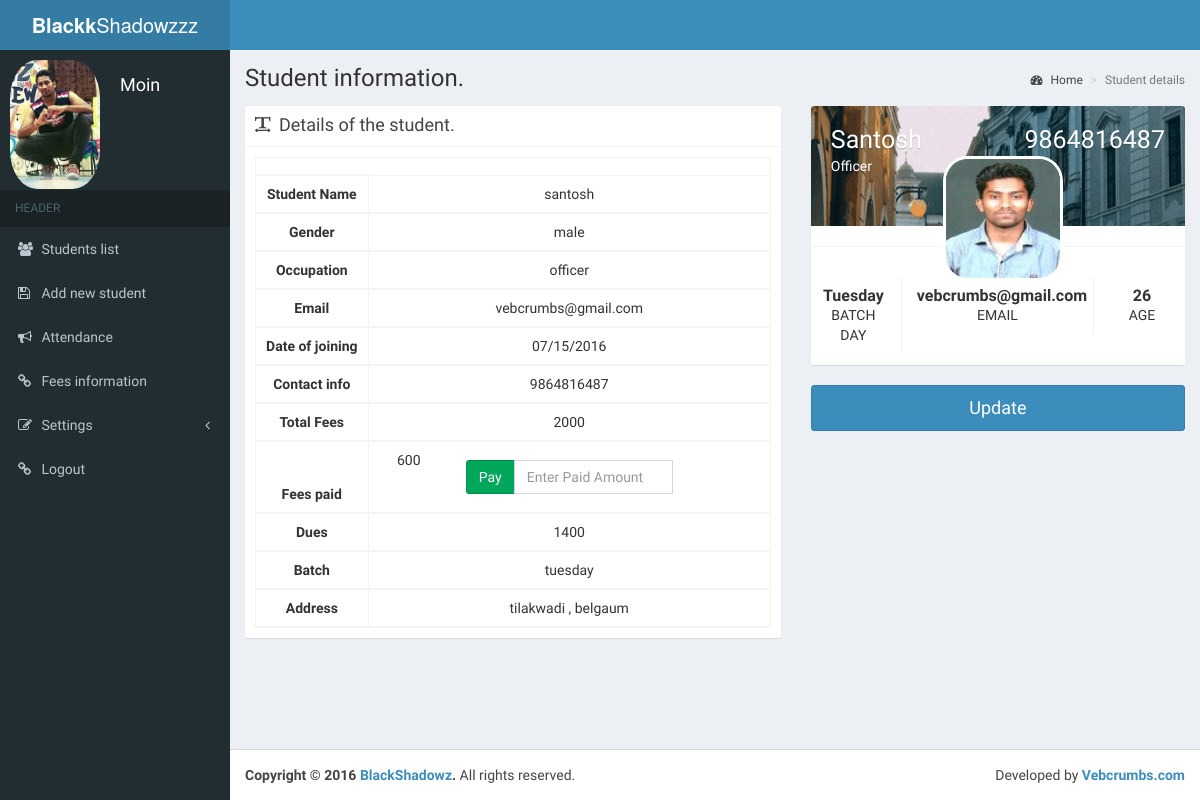
The app's page /pages/student/viewdetail.php?id=16 (signed in) with its own data.
### tables this page shows
CREATE TABLE IF NOT EXISTS `student_info` (
`id` int(11) NOT NULL,
  `name` varchar(30) NOT NULL,
  `email` varchar(30) NOT NULL,
  `contact` varchar(30) NOT NULL,
  `age` int(11) NOT NULL,
  `doj` varchar(30) NOT NULL,
  `totalfees` int(11) NOT NULL,
  `feespaid` int(11) NOT NULL,
  `address` varchar(50) NOT NULL,
  `myfile` varchar(30) NOT NULL,
  `batch` varchar(50) NOT NULL,
  `gender` varchar(10) NOT NULL,
  `occupation` varchar(100) NOT NULL
);

### pages/student/viewdetail.php (the view, shortened to what this page needs)
<!DOCTYPE html>
<html>
<head>
  <link rel="stylesheet" href="../../bootstrap/css/bootstrap.min.css">
  <link rel="stylesheet" href="../../plugins/font-awesome.min.css">
  <link rel="stylesheet" href="../../plugins/ionicons.min.css">
  <link rel="stylesheet" href="../../plugins/datepicker/datepicker3.css">
  <link rel="stylesheet" href="../../plugins/datatables/dataTables.bootstrap.css">
  <link rel="stylesheet" href="../../dist/css/AdminLTE.min.css">
 <link type="text/css" rel="stylesheet" href="../popup/popModal.css">
  <link rel="stylesheet" href="../../dist/css/skins/_all-skins.min.css">
</head>
<body class="hold-transition skin-blue sidebar-mini fixed">
<div class="wrapper">
  <header class="main-header">
    <a href="../../index2.html" class="logo">
      <span class="logo-lg"><b>Blackk</b>Shadowzzz</span>
    </a>
    <nav class="navbar navbar-static-top">
    </nav>
  </header>
  <aside class="main-sidebar">
  <?php include '../include/sidebar.php';?>
  </aside>
  <div class="content-wrapper">
    <section class="content-header">
      <h1>
        Student information.
      </h1>
      <ol class="breadcrumb">
        <li><a href="#"><i class="fa fa-dashboard"></i> Home</a></li>
        <li class="active">Student details</li>
      </ol>
    </section>
    <section class="content">
      <div class="row">
        <div class="col-md-7">
          <div class="box box-solid">
				<div class="box-header with-border">
				<i class="fa fa-text-width"></i>
				<h3 class="box-title">Details of the student.</h3>
				</div>
            <div id='tabledata' class="box-body">
              <table id="example1" class="table table-bordered table-striped text-center">
                <thead>
<?php
      $id=$_GET['id'] ;
$q=mysql_query("select * from student_info where id=$id");
$num=mysql_num_rows($q);
if($num > 0)
{
	while($row=mysql_fetch_array($q))
	{
		$name=$row['name'];
		$id=$row['id'];
    	$doj=$row['doj'];
		$contact=$row['contact'];
		$batchy=$row['batch'];
        $email=$row['email'];
        $age=$row['age'];
        $address=$row['address'];
        $gender=$row['gender'];
        $occupation=$row['occupation'];
		$feespaid=$row['feespaid'];
		$totalfees=$row['totalfees'];
		$myfile=$row['myfile'];
		$dues=$row['totalfees']-$row['feespaid'];
		?>
                 <td>
				  <tr>
                  <th>Student Name</th>
				  <td><input type="hidden" class="txtableid"  value="<?php echo $id;?>">
				  <span id='areaname'><?php echo $name;?></span>
				  </td>
             	 </tr>
             	 <tr>
                  <th>Gender</th>
                  <td><input type="text" style='display:none;' class="txtablegender"  value="<?php echo $gender;?>" >
				  <span id='areagender'><?php echo $gender;?></span>
				  </td>
                  </tr>
                  <tr>
                  <th>Occupation</th>
                  <td><input type="text" style='display:none;' class="txtableoccu"  value="<?php echo $occupation;?>" >
				  <span id='areaoccu'><?php echo $occupation;?></span>
				  </td>
                  </tr>
             	  <tr>
                  <th>Email</th>
                  <td><input type="text" style='display:none;' class="txtableemail"  value="<?php echo $email;?>" >
				  <span id='areaemail'><?php echo $email;?></span>
				  </td>
                  </tr>
                 <tr>
                  <th>Date of joining</th>
                  <td><input type="text" style='display:none;' class="txtabledoj"  value="<?php echo $doj;?>" >
				  <span id='areadoj'><?php echo $doj;?></span>
				  </td>
                  </tr>
                  <tr>
                  <th>Contact info</th>
                  <td><input type="text" style='display:none;' class="txtablecontact"  value="<?php echo $contact;?>" >
				  <span id='areacontact'><?php echo $contact;?></span>
				  </td>
                  </tr>
                  <tr>
                  <th>Total Fees</th>
                  <td><input type="text" style='display:none;' class="txtablefees"  value="<?php echo $totalfees;?>" >
				  <span id='areafees'><?php echo $totalfees;?></span>
				  </td>
                  </tr>
                  <tr>
                  <th>Fees paid</th>
                  <td><span class='col-sm-2' id='feespaid'><?php echo $feespaid;?></span>
				  <span class='col-sm-8'>
					<div class="input-group margin">
						<div class="input-group-btn">
					<button id='feesedit' type="button" onclick="feespaid(<?php echo $id;?>,<?php echo $feespaid;?>)"  class="btn btn-success">Pay</button>
						</div>
					<input id='feesinput' placeholder='Enter Paid Amount' class="form-control" type="text"/>
					</div>
				  </td>
                  </tr>
                  <tr>
                  <th>Dues</th>
                  <td><span id='feesdues'><?php echo $dues;?></span>
				  </td>
                  </tr>
                  <tr>
                  <th>Batch</th>
                  <td>
                  <span id='batch'><?php echo $batchy;?></span>
				  </td>
                  </tr>
                  <tr>
                  <th>Address</th>
                  <td><input type="text" style='display:none;' class="txtableaddr"  value="<?php echo $address;?>" >
				  <span id='areaaddr'><?php echo $address;?></span>
				  </td>
                  </tr>
                <?php
	}
}
?>
                </thead>
              </table>
            </div>
          </div>
        </div>
		<div  class="col-md-5">
          <div id='tabledatapic' class="box box-widget widget-user">
            <div class="widget-user-header bg-black" style="background: url('../../dist/img/photo1.png') center center;">
              <h2 class="widget-user-username pull-right"><?php echo ucfirst($contact); ?></h2>
              <h2 class="widget-user-username"><?php echo ucfirst($name); ?></h2>
              <h5 class="widget-user-desc"><?php echo ucfirst($occupation); ?></h5>
            </div>
            <div class="widget-user-image">
              <img class="img-circle" style='width:120px;border-radius:20% ;margin-left:-10px;margin-top:-15px;max-height: 125px;' src="<?php echo $myfile;?>" alt="User Avatar">
            </div><br/>
            <div class="box-footer">
              <div class="row">
                <div class="col-sm-3 border-right">
                  <div class="description-block">
                    <h5 class="description-header"><?php echo ucfirst($batchy); ?></h5>
                    <span class="description-text">Batch Day</span>
                  </div>
                </div>
                <div class="col-sm-6 border-right">
                  <div class="description-block">
                    <h6 class="description-header"><?php echo $email ?></h6>
                    <span class="description-text">EMAIL</span>
                  </div>
                </div>
                <div class="col-sm-3">
                  <div class="description-block">
                    <h5 class="description-header"><?php echo $age ?></h5>
                    <span class="description-text">AGE</span>
                  </div>
                </div>
              </div>
            </div>
          </div>
		  <input class='btn btn-block btn-primary btn-lg' id='edit' value='Update' type='button'/>
        </div>
      </div>
    </section>
  </div>
  <footer class="main-footer">
    <div class="pull-right hidden-xs">
      Developed by <a href="http://vebcrumbs.com" target="_blank"><b>Vebcrumbs.com</b></a>
    </div>
    <strong>Copyright &copy; 2016 <a href="#">B<span class="text-light-blue">lackShadowz</span></a>.</strong> All rights
    reserved.
  </footer>
</div>
</body>
</html>

### pages/include/sidebar.php (shortened to what this page needs)
<?php
$email = $_SESSION["email"]; ?>
<header>
</header>
<aside class="main-sidebar">
    <section class="sidebar">
        <?php
        $sql = mysql_query("select * from login_info where email='$email'");
        $num = mysql_num_rows($sql);
        if ($num > 0){
        while ($row = mysql_fetch_array($sql))
        {
        ?>
        <div class="user-panel">
            <div style='width:120px;height:120px;' class="pull-left image">
                <img style='max-width:90px ;border-radius:30% ;' src="<?php echo $row['myfile']; ?>" class="img-circle"
                     alt="User Image">
            </div>
            <div style='margin-left:50px;' class="pull-left info">
                <h4><?php echo $row['name']; ?></h4>
                <?php
                }
                }
                ?>
            </div>
        </div>
        <ul class="sidebar-menu">
            <li class="header">HEADER</li>
            <li class='<?php active('studentlist.php'); ?>'><a href="../student/studentlist.php"><i
                        class="fa fa-users"></i> <span>Students list</span></a></li>
            <li class='<?php active('addstudent.php'); ?>'><a href="../student/addstudent.php"><i
                        class="fa fa-save"></i> <span>Add new student</span></a></li>
            <li class='<?php active('attendance.php'); ?>'><a href="../student/attendance.php"><i
                        class="fa fa-bullhorn"></i> <span>Attendance</span></a></li>
            <li><a href="#"><i class="fa fa-link"></i> <span>Fees information</span></a></li>
            <li class='treeview <?php active('changepass.php');
            active('adduser.php'); ?>'>
                <a href="#"><i class="fa fa-edit"></i> <span>Settings</span> <i class="fa fa-angle-left pull-right"></i></a>
            </li>
            <li><a href="../include/logout.php"><i class="fa fa-link"></i> <span>Logout</span></a></li>
        </ul>
    </section>
</aside>

### records on screen
student_info: name "santosh", gender "male", occupation "officer", email "vebcrumbs@gmail.com", doj "07/15/2016", contact "9864816487", totalfees "2000", feespaid "600", dues "1400", batch "tuesday", address "tilakwadi , belgaum", name "Santosh", occupation "Officer", myfile (picture), batch "Tuesday", age "26"

### other values on screen
$row['name'] "Moin"
